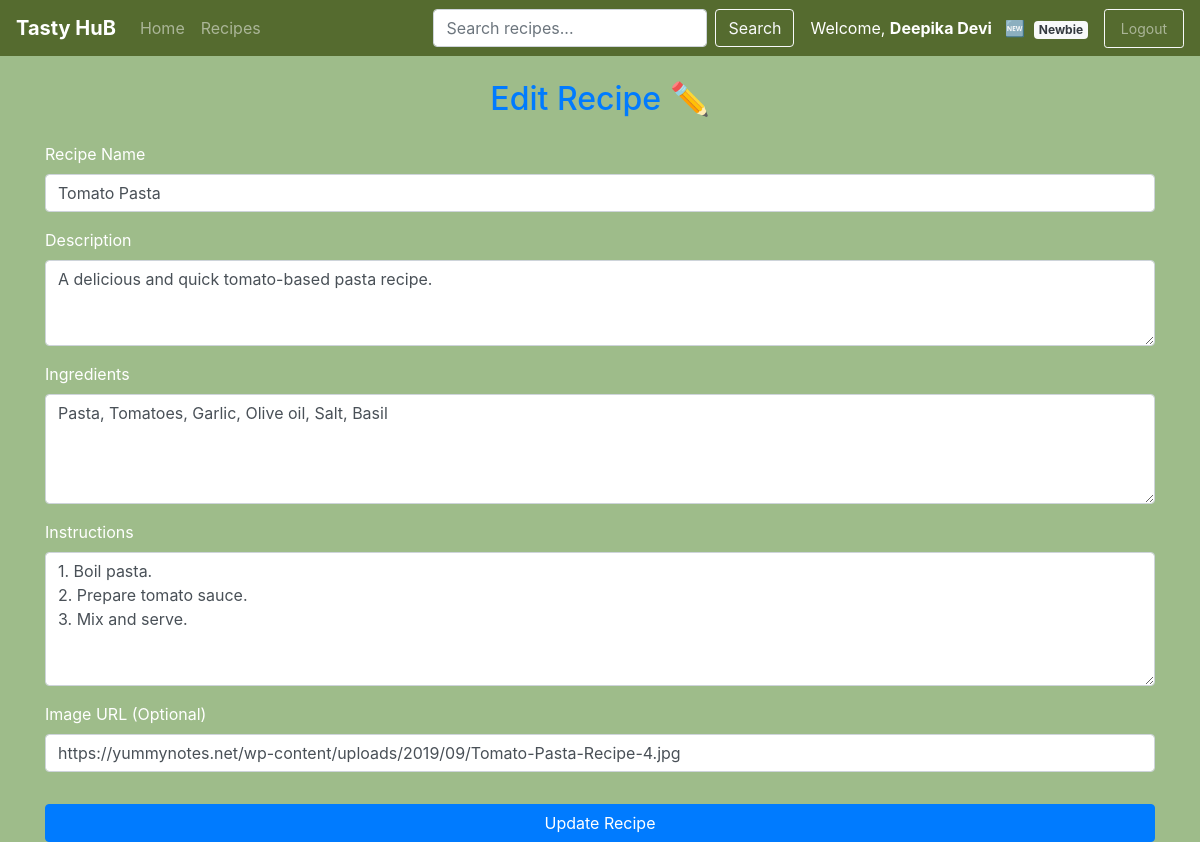
The app's page /edit_page/1 (signed in) with its own data.
### recipe/models.py (models this page shows, shortened)
class User(db.Model, UserMixin):
    @property
    def password(self):
        raise AttributeError('Password is not a readable attribute.')
    id = db.Column(db.Integer(), primary_key=True)
    name = db.Column(db.String(length=30), nullable=False)
    username = db.Column(db.String(length=20), nullable=False, unique=True)
    password_hash = db.Column(db.String(length=60), nullable=False)
    email_address = db.Column(db.String(length=50), nullable=False, unique=True)
    recipes = db.relationship('Recipe', backref='user', lazy=True)
    badge = db.Column(db.String(80), default='Newbie')

class Recipe(db.Model):
    id = db.Column(db.Integer(), primary_key=True)
    name = db.Column(db.String(), nullable=False, unique=True)
    description = db.Column(db.String(), nullable=False)
    user_id = db.Column(db.Integer(), db.ForeignKey('user.id'))
    ingredients = db.Column(db.String(), nullable=False)
    instructions = db.Column(db.String(), nullable=False)
    image_url = db.Column(db.String(200), nullable=True)

### recipe/routes.py (the view, shortened to what this page needs)
@app.route('/edit_page/<int:recipe_id>', methods=['GET', 'POST'])
@login_required
def edit_page(recipe_id):
    recipe = Recipe.query.get_or_404(recipe_id)
    if recipe.user_id != current_user.id:
        flash("You don't have permission to edit this recipe.", category='danger')
        return redirect(url_for('recipes_page'))
    form = EditForm(obj=recipe)
    if form.errors:
        for field, error_list in form.errors.items():
            for err_msg in error_list:
                flash(f'Error in {field}: {err_msg}', category='danger')
    return render_template('edit_recipe.html', form=form, recipe=recipe)

### recipe/form.py
class EditForm(FlaskForm):
    name = StringField('Recipe Name', validators=[DataRequired(), Length(min=2, max=100)])
    description = TextAreaField('Description', validators=[DataRequired(), Length(min=5, max=300)])
    ingredients = TextAreaField('Ingredients', validators=[DataRequired()])
    instructions = TextAreaField('Instructions', validators=[DataRequired()])
    image_url = StringField('Image URL (Optional)')

### recipe/__init__.py (called while the page is built)
@app.context_processor
def inject_badge_icons():
    return dict(badge_icons=BADGE_ICONS)

@login_manager.user_loader
def load_user(user_id):
    return User.query.get(int(user_id))

### recipe/templates/edit_recipe.html (shortened to what this page needs)
{% extends 'base.html' %}
{% block content %}
<div class="content-box">
    <h2 class="text-center mb-4 text-primary">Edit Recipe ✏️</h2>
    <form method="POST" novalidate>
        <div class="mb-3">
            {{ form.name.label(class="form-label") }}
            {{ form.name(class="form-control") }}
        </div>
        <div class="mb-3">
            {{ form.description.label(class="form-label") }}
            {{ form.description(class="form-control", rows=3) }}
        </div>
        <div class="mb-3">
            {{ form.ingredients.label(class="form-label") }}
            {{ form.ingredients(class="form-control", rows=4) }}
        </div>
        <div class="mb-3">
            {{ form.instructions.label(class="form-label") }}
            {{ form.instructions(class="form-control", rows=5) }}
        </div>
        {% if form.image_url %}
        <div class="mb-3">
            {{ form.image_url.label(class="form-label") }}
            {{ form.image_url(class="form-control") }}
        </div>
        {% endif %}
        <button type="submit" class="btn btn-primary w-100 mt-3">Update Recipe</button>
    </form>
</div>
{% endblock %}

### recipe/templates/base.html (shortened to what this page needs)
<!DOCTYPE html>
<html lang="en">
   <head>
      <link rel="stylesheet" href="https://cdn.jsdelivr.net/npm/bootstrap@4.3.1/dist/css/bootstrap.min.css"
 />
   </head>
   <body>
   <nav class="navbar navbar-expand-md navbar-dark" style="background-color: #556B2F;">
  <a class="navbar-brand font-weight-bold" href="{{ url_for('home_page') }}">Tasty HuB</a>
  <div class="collapse navbar-collapse" id="navbarNav">
    <ul class="navbar-nav mr-auto">
      <li class="nav-item {% if request.endpoint == 'home_page' %}active{% endif %}">
        <a class="nav-link" href="{{ url_for('home_page') }}">Home
        </a>
      </li>
      <li class="nav-item {% if request.endpoint == 'recipes_page' %}active{% endif %}">
        <a class="nav-link" href="{{ url_for('recipes_page') }}">Recipes</a>
      </li>
    </ul>
    <form class="form-inline my-2 my-lg-0 mr-3" method="GET" action="{{ url_for('search') }}">
      <input class="form-control mr-sm-2" type="search" placeholder="Search recipes..." aria-label="Search" name="q" required />
      <button class="btn btn-outline-light my-2 my-sm-0" type="submit">Search</button>
    </form>
    {% if current_user.is_authenticated %}
      <ul class="navbar-nav align-items-center">
        <li class="nav-item mr-3">
          <span class="navbar-text text-white font-weight-medium">
            Welcome, <strong>{{ current_user.name }}</strong> &nbsp;
            {% if current_user.badge == 'Master Chef' %}
              👨‍🍳 <span class="badge badge-light text-dark ml-1">{{ current_user.badge }}</span>
            {% elif current_user.badge == 'Home Cook' %}
              🍳 <span class="badge badge-light text-dark ml-1">{{ current_user.badge }}</span>
            {% elif current_user.badge == 'Novice Chef' %}
              🥄 <span class="badge badge-light text-dark ml-1">{{ current_user.badge }}</span>
            {% else %}
              🆕 <span class="badge badge-light text-dark ml-1">{{ current_user.badge }}</span>
            {% endif %}
          </span>
        </li>
        <li class="nav-item">
          <a class="nav-link btn btn-outline-light btn-sm px-3" href="{{ url_for('logout_page') }}">Logout</a>
        </li>
      </ul>
    {% endif %}
  </div>
</nav>
      <div class="container mt-4">
        {% block content %}
        {% endblock %}
      </div>
   </body>
</html>

### recipe/templates/base.html (style rules this page uses)
body { background-color: #9EBC8A; color: white; }
.navbar { background-color: #556B2F !important; }

### records on screen
User: name "Deepika Devi", badge "Newbie"
Recipe: name "Tomato Pasta", description "A delicious and quick tomato-based pasta recipe.", ingredients "Pasta, Tomatoes, Garlic, Olive oil, Salt, Basil", instructions "1. Boil pasta. 2. Prepare tomato sauce. 3. Mix and serve.", image_url "https://yummynotes.net/wp-content/uploads/2019/09/Tomato-Pasta-Recipe-4.jpg"
